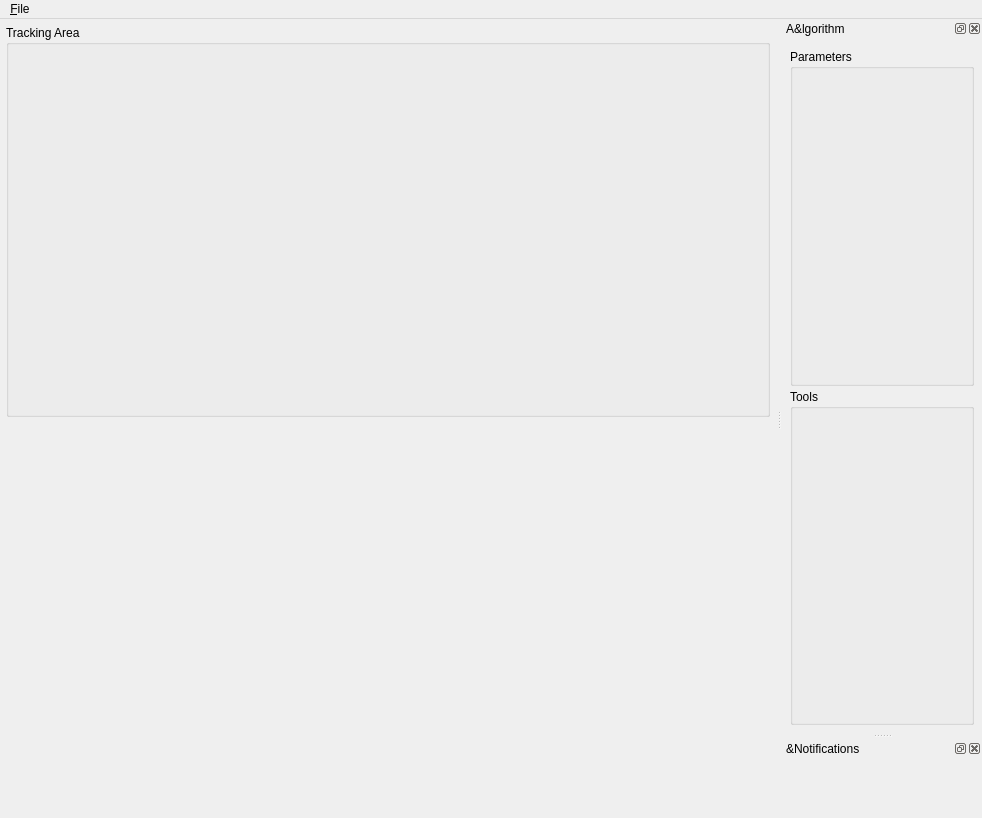
<?xml version="1.0" encoding="UTF-8"?>
<ui version="4.0">
 <class>MainWindow</class>
 <widget class="QMainWindow" name="MainWindow">
  <property name="geometry">
   <rect>
    <x>0</x>
    <y>0</y>
    <width>982</width>
    <height>818</height>
   </rect>
  </property>
  <property name="windowTitle">
   <string>BioTracker</string>
  </property>
  <property name="dockNestingEnabled">
   <bool>true</bool>
  </property>
  <property name="unifiedTitleAndToolBarOnMac">
   <bool>false</bool>
  </property>
  <widget class="QWidget" name="centralWidget">
   <property name="sizePolicy">
    <sizepolicy hsizetype="Preferred" vsizetype="Preferred">
     <horstretch>0</horstretch>
     <verstretch>0</verstretch>
    </sizepolicy>
   </property>
   <layout class="QHBoxLayout" name="horizontalLayout_5">
    <property name="spacing">
     <number>0</number>
    </property>
    <property name="leftMargin">
     <number>0</number>
    </property>
    <property name="topMargin">
     <number>0</number>
    </property>
    <property name="rightMargin">
     <number>0</number>
    </property>
    <property name="bottomMargin">
     <number>0</number>
    </property>
    <item>
     <widget class="QWidget" name="widget_2" native="true">
      <layout class="QHBoxLayout" name="horizontalLayout_6" stretch="0">
       <property name="spacing">
        <number>3</number>
       </property>
       <property name="leftMargin">
        <number>3</number>
       </property>
       <property name="topMargin">
        <number>3</number>
       </property>
       <property name="rightMargin">
        <number>3</number>
       </property>
       <property name="bottomMargin">
        <number>3</number>
       </property>
       <item>
        <widget class="QWidget" name="videoAreaWidget" native="true">
         <property name="sizePolicy">
          <sizepolicy hsizetype="Expanding" vsizetype="Expanding">
           <horstretch>0</horstretch>
           <verstretch>0</verstretch>
          </sizepolicy>
         </property>
         <layout class="QVBoxLayout" name="verticalLayout_2">
          <property name="spacing">
           <number>3</number>
          </property>
          <property name="leftMargin">
           <number>3</number>
          </property>
          <property name="topMargin">
           <number>3</number>
          </property>
          <property name="rightMargin">
           <number>3</number>
          </property>
          <property name="bottomMargin">
           <number>3</number>
          </property>
          <item>
           <widget class="QGroupBox" name="trackingArea">
            <property name="sizePolicy">
             <sizepolicy hsizetype="Expanding" vsizetype="Expanding">
              <horstretch>0</horstretch>
              <verstretch>0</verstretch>
             </sizepolicy>
            </property>
            <property name="minimumSize">
             <size>
              <width>0</width>
              <height>150</height>
             </size>
            </property>
            <property name="title">
             <string>Tracking Area </string>
            </property>
            <property name="flat">
             <bool>false</bool>
            </property>
            <property name="checkable">
             <bool>false</bool>
            </property>
            <layout class="QVBoxLayout" name="verticalLayout">
             <item>
              <layout class="QVBoxLayout" name="videoViewLayout"/>
             </item>
            </layout>
           </widget>
          </item>
          <item>
           <widget class="QWidget" name="videoControls" native="true">
            <property name="sizePolicy">
             <sizepolicy hsizetype="MinimumExpanding" vsizetype="MinimumExpanding">
              <horstretch>0</horstretch>
              <verstretch>0</verstretch>
             </sizepolicy>
            </property>
            <property name="minimumSize">
             <size>
              <width>0</width>
              <height>0</height>
             </size>
            </property>
           </widget>
          </item>
         </layout>
        </widget>
       </item>
      </layout>
     </widget>
    </item>
   </layout>
  </widget>
  <widget class="QMenuBar" name="menuBar">
   <property name="geometry">
    <rect>
     <x>0</x>
     <y>0</y>
     <width>982</width>
     <height>19</height>
    </rect>
   </property>
   <widget class="QMenu" name="menuFile">
    <property name="title">
     <string>&amp;File</string>
    </property>
    <addaction name="actionOpen_Video"/>
    <addaction name="actionOpen_Picture"/>
    <addaction name="actionOpen_Camera"/>
    <addaction name="separator"/>
    <addaction name="actionLoad_Tracker"/>
    <addaction name="separator"/>
    <addaction name="actionLoad_tracking_data"/>
    <addaction name="actionSave_tracking_data"/>
    <addaction name="separator"/>
    <addaction name="actionQuit"/>
   </widget>
   <addaction name="menuFile"/>
  </widget>
  <widget class="QDockWidget" name="dockWidgetAlgorithm">
   <property name="sizePolicy">
    <sizepolicy hsizetype="Expanding" vsizetype="Preferred">
     <horstretch>0</horstretch>
     <verstretch>0</verstretch>
    </sizepolicy>
   </property>
   <property name="minimumSize">
    <size>
     <width>200</width>
     <height>172</height>
    </size>
   </property>
   <property name="sizeIncrement">
    <size>
     <width>0</width>
     <height>0</height>
    </size>
   </property>
   <property name="baseSize">
    <size>
     <width>0</width>
     <height>0</height>
    </size>
   </property>
   <property name="windowTitle">
    <string>A&amp;lgorithm</string>
   </property>
   <attribute name="dockWidgetArea">
    <number>2</number>
   </attribute>
   <widget class="QWidget" name="dockWidgetAlgorithmContents">
    <property name="sizePolicy">
     <sizepolicy hsizetype="Expanding" vsizetype="Preferred">
      <horstretch>0</horstretch>
      <verstretch>0</verstretch>
     </sizepolicy>
    </property>
    <layout class="QVBoxLayout" name="verticalLayout_3">
     <property name="spacing">
      <number>3</number>
     </property>
     <property name="leftMargin">
      <number>8</number>
     </property>
     <property name="topMargin">
      <number>8</number>
     </property>
     <property name="rightMargin">
      <number>8</number>
     </property>
     <property name="bottomMargin">
      <number>8</number>
     </property>
     <item>
      <widget class="QWidget" name="widget_alg" native="true">
       <property name="sizePolicy">
        <sizepolicy hsizetype="Preferred" vsizetype="Minimum">
         <horstretch>0</horstretch>
         <verstretch>0</verstretch>
        </sizepolicy>
       </property>
      </widget>
     </item>
     <item>
      <widget class="QGroupBox" name="groupBox_params">
       <property name="sizePolicy">
        <sizepolicy hsizetype="Preferred" vsizetype="Expanding">
         <horstretch>0</horstretch>
         <verstretch>0</verstretch>
        </sizepolicy>
       </property>
       <property name="title">
        <string>Parameters</string>
       </property>
      </widget>
     </item>
     <item>
      <widget class="QGroupBox" name="groupBox_tools">
       <property name="sizePolicy">
        <sizepolicy hsizetype="Preferred" vsizetype="Expanding">
         <horstretch>0</horstretch>
         <verstretch>0</verstretch>
        </sizepolicy>
       </property>
       <property name="title">
        <string>Tools</string>
       </property>
      </widget>
     </item>
    </layout>
   </widget>
  </widget>
  <widget class="QDockWidget" name="dockWidgetNotification">
   <property name="floating">
    <bool>false</bool>
   </property>
   <property name="windowTitle">
    <string>&amp;Notifications</string>
   </property>
   <attribute name="dockWidgetArea">
    <number>2</number>
   </attribute>
   <widget class="QWidget" name="dockWidgetNotificationContents">
    <property name="sizePolicy">
     <sizepolicy hsizetype="Expanding" vsizetype="Expanding">
      <horstretch>0</horstretch>
      <verstretch>0</verstretch>
     </sizepolicy>
    </property>
   </widget>
  </widget>
  <action name="actionOpen_Video">
   <property name="text">
    <string>Open &amp;Video...</string>
   </property>
  </action>
  <action name="actionOpen_Picture">
   <property name="text">
    <string>Open &amp;Picture...</string>
   </property>
  </action>
  <action name="actionLoad_tracking_data">
   <property name="text">
    <string>&amp;Load tracking data...</string>
   </property>
  </action>
  <action name="actionSave_tracking_data">
   <property name="text">
    <string>&amp;Save tracking data...</string>
   </property>
  </action>
  <action name="actionQuit">
   <property name="text">
    <string>E&amp;xit</string>
   </property>
  </action>
  <action name="actionLoad_Tracker">
   <property name="text">
    <string>Load Tracker...</string>
   </property>
  </action>
  <action name="actionOpen_Camera">
   <property name="text">
    <string>Open &amp;Camera...</string>
   </property>
  </action>
 </widget>
 <layoutdefault spacing="6" margin="11"/>
 <resources/>
 <connections/>
</ui>
